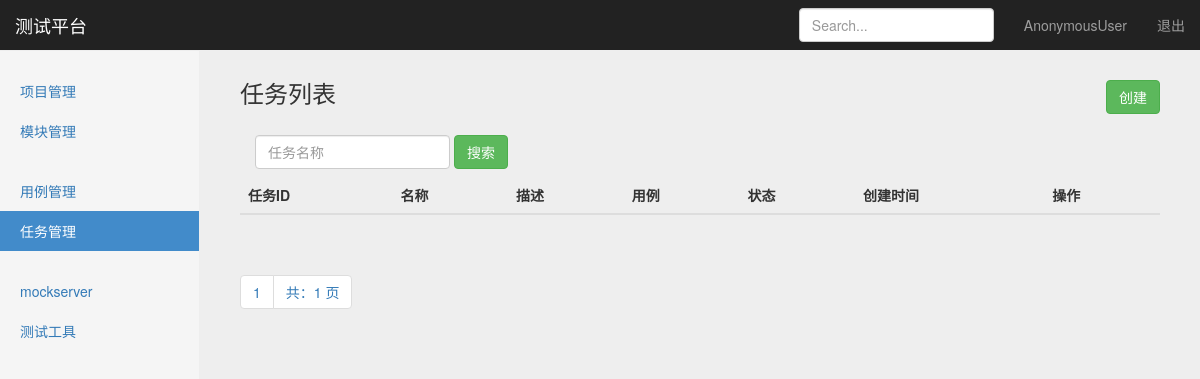
Page /interface/task_manage/ on the earlier database version.
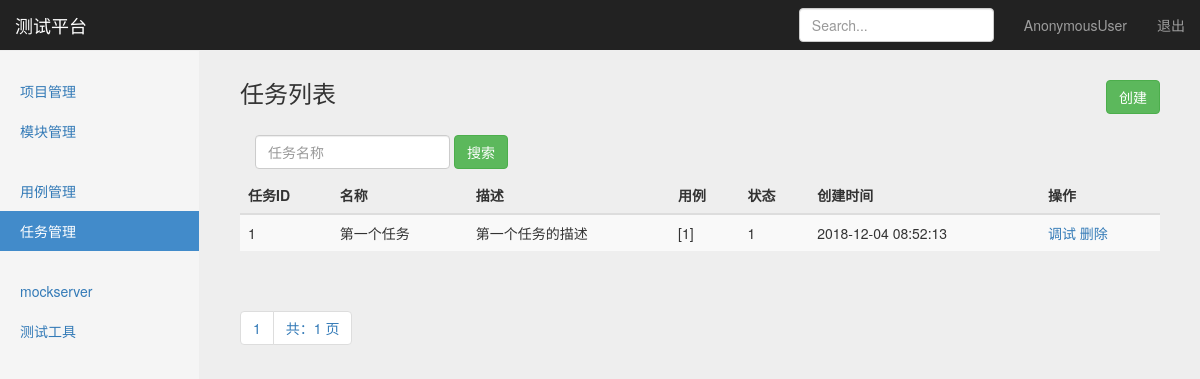
Same page on the later database version.
### interface_app/models.py (models this page shows, shortened)
class TestTask(models.Model):
    name = models.CharField("名称", max_length=100, blank=False, default="")
    description = models.TextField("描述", default="")
    case_list = models.CharField("用例", max_length=100, default="")
    status = models.IntegerField("状态", default=1)
    create_time = models.DateTimeField("创建时间", auto_now_add=True)

### interface_app/views/task_views.py (the view)
# urls.py: path('task_manage/', task_views.task_manage),
def task_manage(request):
    tasks = TestTask.objects.all().order_by('create_time')
    paginator = Paginator(tasks, 10)
    page = request.GET.get('page')
    try:
        contacts = paginator.page(page)
    except PageNotAnInteger:
        contacts = paginator.page(1)
    except EmptyPage:
        contacts = paginator.page(paginator.num_pages)
    if request.method == "GET":
        return render(request, "task_manage.html", {
            "type": "list",
            "tasks": contacts,
        })
    else:
        return HttpResponse("404")

### templates/task_manage.html (shortened to what this page needs)
{% extends "base.html" %}
{% block content %}
    <nav class="navbar navbar-inverse navbar-fixed-top">
      <div class="container-fluid">
        <div class="navbar-header">
          <a class="navbar-brand" href="#">测试平台</a>
        </div>
        <div id="navbar" class="navbar-collapse collapse">
          <ul class="nav navbar-nav navbar-right">
            <li><a href="#">{{user}}</a></li>
            <li><a href="/logout/">退出</a></li>
          </ul>
          <form class="navbar-form navbar-right">
            <input type="text" class="form-control" placeholder="Search...">
          </form>
        </div>
      </div>
    </nav>
    <div class="container-fluid">
        <div class="row">
            <div class="col-sm-3 col-md-2 sidebar">
                <ul class="nav nav-sidebar">
                    <li ><a href="/manage/project_manage/">项目管理</a></li>
                    <li ><a href="/manage/module_manage/">模块管理</a></li>
                </ul>
                <ul class="nav nav-sidebar">
                    <li ><a href="/interface/case_manage">用例管理</a></li>
                    <li class="active"><a href="/interface/task_manage/">任务管理</a></li>
                </ul>
                <ul class="nav nav-sidebar">
                    <li><a href="">mockserver</a></li>
                    <li><a href="">测试工具</a></li>
                </ul>
            </div>
        </div>
    </div>
    {% if type == 'list'%}
        <div class="col-sm-9 col-sm-offset-3 col-md-10 col-md-offset-2 main">
            <h3 class="sub-header">任务列表
                <button type="button" class="btn btn-success" style="float: right;"
                onclick="window.location.href='/interface/task_add/'">创建</button>
            </h3>
            <div class="table-responsive">
                <form class="navbar-form" method="get" action="/interface/search_case_name/">
                    <div class="form-group">
                        <input name="case_name" type="text" placeholder="任务名称" class="form-control">
                    </div>
                    <button type="submit" class="btn btn-success">搜索</button>
                </form>
            <table class="table table-striped">
              <thead>
                <tr>
                  <th>任务ID</th>
                  <th>名称</th>
                  <th>描述</th>
                  <th>用例</th>
                  <th>状态</th>
                  <th>创建时间</th>
                  <th>操作</th>
                </tr>
              </thead>
              <tbody>
                {% for task in tasks %}
                <tr>
                  <td>{{task.id}}</td>
                  <td>{{task.name}}</td>
                  <td>{{task.description}}</td>
                  <td>{{task.case_list}}</td>
                  <td>{{task.status}}</td>
                  <td>{{task.create_time | date:"Y-m-d H:i:s" }}</td>
                  <td>
                    <a href="/interface/case_debug/{{case.id}}/">调试</a>
                    <a href="/interface/case_delete/{{case.id}}/">删除</a>
                  </td>
                </tr>
              {% endfor %}
              </tbody>
            </table>
          </div>
            <div class="pagination">
                <span class="step-links">
                    <ul class="pagination">
                        <li><a href="#">{{ tasks.number }}</a></li>
                        <li><a href="#">共：{{ tasks.paginator.num_pages }} 页</a></li>
                    </ul>
                </span>
            </div>
        </div>
    {% endif %}
{% endblock %}

Differences in the rows shown:
added TestTask: id "1", name "第一个任务", description "第一个任务的描述", case_list "[1]", status "1", create_time "2018-12-04 08:52:13"
